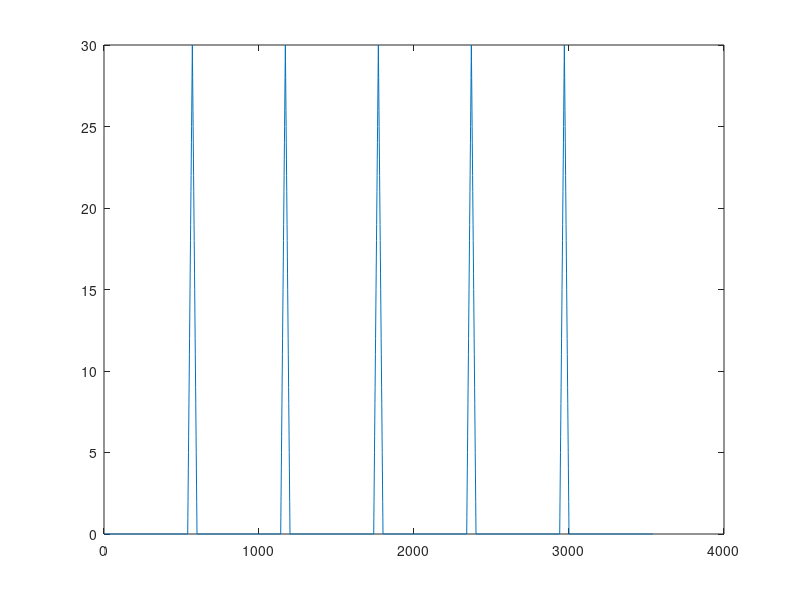

Here is the MATLAB script that generated this plot:
clc, clear, close all

t = 1:60;
x = zeros(1,540);
y = zeros(1,540);
for i=1:5
    x = [x square(t*0.033*pi, 50)];
    x = [x y];
end
z = cumsum(x);
plot(z);

%모터48
%t = 1:60;
%x = zeros(1,480);
%y = zeros(1,480);
%for i=1:5
 %   x = [x square(t*0.033*pi, 50)];
  %  x = [x y];
%end
%z = cumsum(x);
%plot(z);

%모터42
%t = 1:60;
%x = zeros(1,420);
%y = zeros(1,420);
%for i=1:5
 %   x = [x square(t*0.033*pi, 50)];
 %   x = [x y];
%end
%z = cumsum(x);
%plot(z);

%모터36
%t = 1:60;
%x = zeros(1,360);
%y = zeros(1,360);
%for i=1:5
 %   x = [x square(t*0.033*pi, 50)];
  %  x = [x y];
%end
%z = cumsum(x);
%plot(z);

%모터30
%t = 1:60;
%x = zeros(1,300);
%y = zeros(1,300);
%for i=1:5
 %   x = [x square(t*0.033*pi, 50)];
  %  x = [x y];
%end
%z = cumsum(x);
%plot(z);

%모터24
%t = 1:60;
%x = zeros(1,240);
%y = zeros(1,240);
%for i=1:5
 %   x = [x square(t*0.033*pi, 50)];
  %  x = [x y];
%end
%z = cumsum(x);
%plot(z);

%모터18
%t = 1:60;
%x = zeros(1,180);
%y = zeros(1,180);
%for i=1:5
 %   x = [x square(t*0.033*pi, 50)];
  %  x = [x y];
%end
%z = cumsum(x);
%plot(z);

%모터12
%t = 1:60;
%x = zeros(1,120);
%y = zeros(1,120);
%for i=1:5
 %   x = [x square(t*0.033*pi, 50)];
  %  x = [x y];
%end
%z = cumsum(x);
%plot(z);

%모터6
%t = 1:60;
%x = zeros(1,60);
%y = zeros(1,60);
%for i=1:5
 %   x = [x square(t*0.033*pi, 50)];
  %  x = [x y];
%end
%z = cumsum(x);
%plot(z);

%모터54 최고값 변화 테스트
%t = 1:60;
%x = zeros(1,540);
%y = zeros(1,540);
%for i=1:3
 %   x = [x 0.03*square(t*0.033*pi, 50)];
  %  x = [x y];
%end
%z = cumsum(x);
%plot(z);

%%t
%plot(t5 ,L5)

